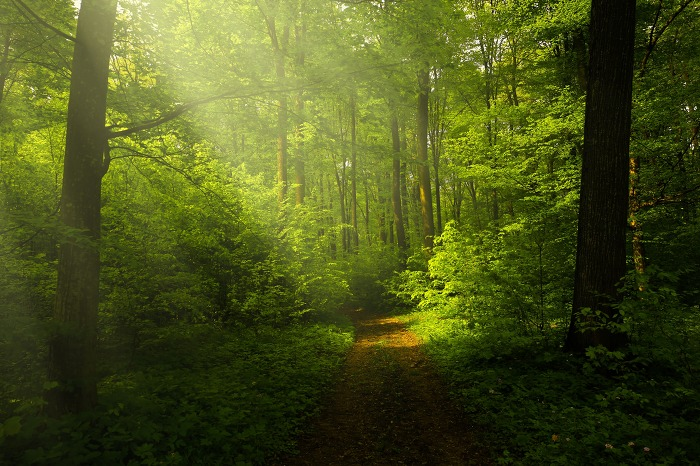
#> input picture openCV_class(cv2)/06_Feature_Transform/img/trail.jpg, 700 x 466 px
$ python b_calcHist.py
#> lines starting #> are read from the running program, lines starting #| are printed output that depends on the picture
import cv2
import numpy as np
import matplotlib.pyplot as plt

# 이미지를 그레이스케일로 읽기
img = cv2.imread('img/trail.jpg', 0)
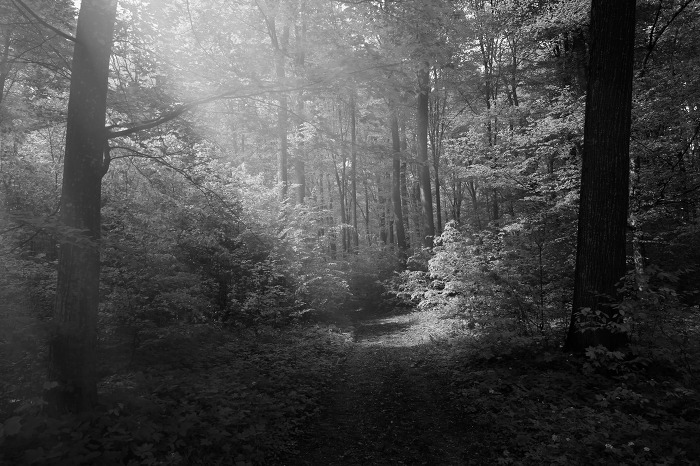
#> img: shape (466, 700); min 0, max 255, mean 74


hist = cv2.calcHist([img], [0], None, [256], [0, 256]) # ranges = 픽셀값의 범위
#> hist = 256 values, max 4306 at index 16, min 12 at index 254, mean 1274.2


plt.figure()
plt.title('Grayscale Histogram')
plt.xlabel('Bins')
plt.ylabel('# of Pixels')
plt.plot(hist)
plt.xlim([0, 256])
plt.show()
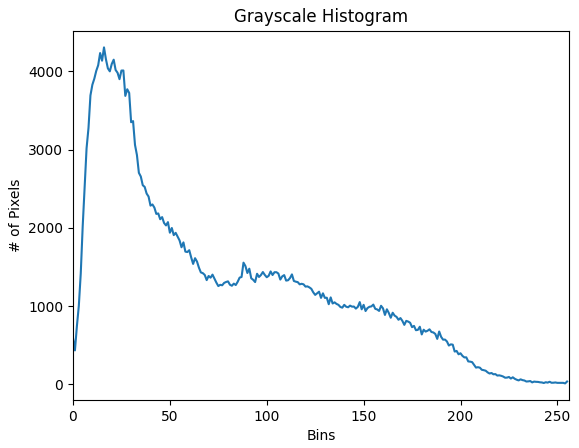
#> figure drawn by matplotlib, 1 panel; curve peaks at x = 16, y = 4306

$ run again, with openCV_class(cv2)/06_Feature_Transform/img/apple.jpg copied over openCV_class(cv2)/06_Feature_Transform/img/trail.jpg
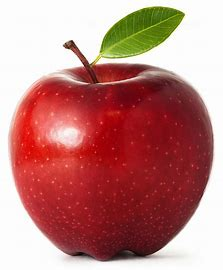
#> input picture openCV_class(cv2)/06_Feature_Transform/img/apple.jpg, 223 x 270 px
#> `img = cv2.imread('img/trail.jpg', 0)`:
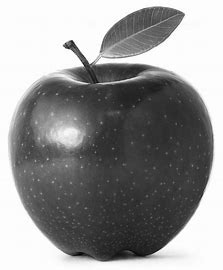
#> img: shape (270, 223); min 0, max 255, mean 148
#> hist = 256 values, max 14412 at index 253, min 0 at index 1, mean 235.2
#> `plt.show()`:
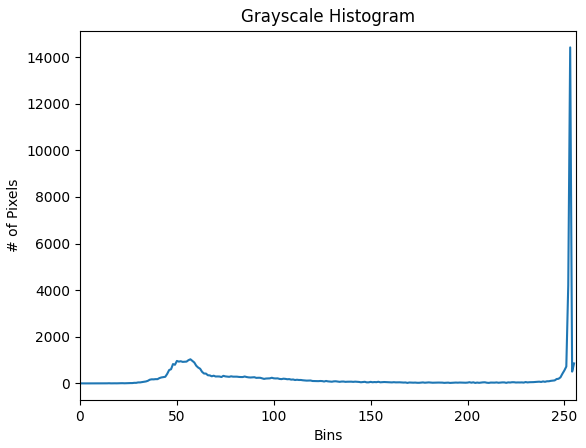
#> figure drawn by matplotlib, 1 panel; curve peaks at x = 253, y = 14412

$ run again, with openCV_class(cv2)/06_Feature_Transform/img/apples.jpg copied over openCV_class(cv2)/06_Feature_Transform/img/trail.jpg
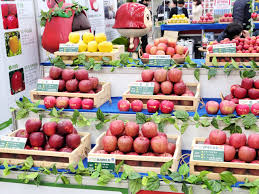
#> input picture openCV_class(cv2)/06_Feature_Transform/img/apples.jpg, 259 x 194 px
#> `img = cv2.imread('img/trail.jpg', 0)`:
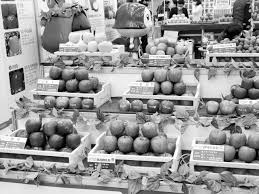
#> img: shape (194, 259); min 0, max 255, mean 150.6
#> hist = 256 values, max 401 at index 218, min 32 at index 2, mean 196.3
#> `plt.show()`:
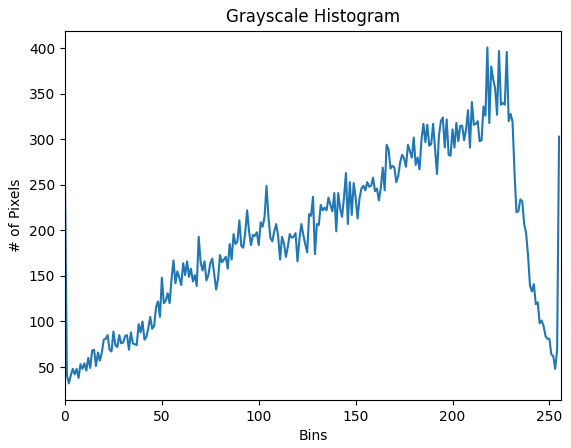
#> figure drawn by matplotlib, 1 panel; curve peaks at x = 218, y = 401
